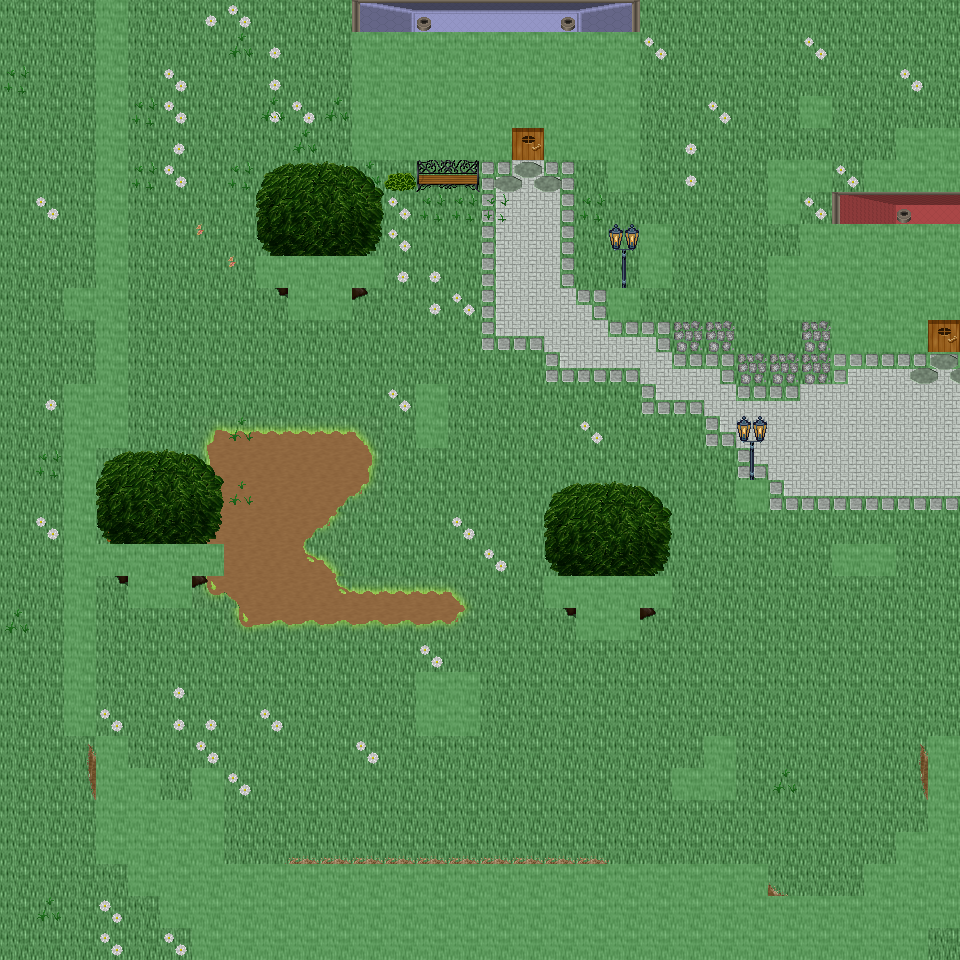

The image is a tile-based game level rendered from a .tmx file. Its description and source (layers, tilesets, objects; grid data summarised) follow:
An orthogonal 30x30 tile map with 32x32 px tiles, 6 tile layers (Ground, Object, Object2, Above, ...), 41 tilesets and 8 objects (8x mapExit).

<map version="1.0" orientation="orthogonal" renderorder="right-down" width="30" height="30" tilewidth="32" tileheight="32" nextobjectid="9">
  <tileset firstgid="1" name="tileset_ground_ground" tilewidth="32" tileheight="32" tilecount="33" columns="3">
    <image source="../drawable/tileset_ground_ground.png" width="96" height="352" />
  </tileset>
  <tileset firstgid="34" name="tileset_ground_cobbled_paving" tilewidth="32" tileheight="32" tilecount="1" columns="1">
    <image source="../drawable/tileset_ground_cobbled_paving.png" width="32" height="32" />
  </tileset>
  <tileset firstgid="35" name="tileset_plant_grasses" tilewidth="32" tileheight="32" tilecount="6" columns="3">
    <image source="../drawable/tileset_plant_grasses.png" width="96" height="64" />
  </tileset>
  <tileset firstgid="41" name="tileset_plant_flower_daisy_white" tilewidth="32" tileheight="32" tilecount="8" columns="2">
    <image source="../drawable/tileset_plant_flower_daisy_white.png" width="64" height="128" />
  </tileset>
  <tileset firstgid="49" name="tileset_ground_ridge_earth_pale" tilewidth="32" tileheight="32" tilecount="96" columns="12">
    <image source="../drawable/tileset_ground_ridge_earth_pale.png" width="384" height="256" />
  </tileset>
  <tileset firstgid="145" name="tileset_plant_leaves" tilewidth="32" tileheight="32" tilecount="8" columns="4">
    <image source="../drawable/tileset_plant_leaves.png" width="128" height="64" />
  </tileset>
  <tileset firstgid="153" name="tileset_ground_grass_edges" tilewidth="32" tileheight="32" tilecount="36" columns="12">
    <image source="../drawable/tileset_ground_grass_edges.png" width="384" height="96" />
  </tileset>
  <tileset firstgid="189" name="tileset_ground_grass_corners" tilewidth="32" tileheight="32" tilecount="24" columns="6">
    <image source="../drawable/tileset_ground_grass_corners.png" width="192" height="128" />
  </tileset>
  <tileset firstgid="213" name="tileset_building_roof_blue" tilewidth="32" tileheight="32" tilecount="20" columns="5">
    <image source="../drawable/tileset_building_roof_blue.png" width="160" height="128" />
  </tileset>
  <tileset firstgid="233" name="tileset_building_wall_wall_brown" tilewidth="32" tileheight="32" tilecount="12" columns="3">
    <image source="../drawable/tileset_building_wall_wall_brown.png" width="96" height="128" />
  </tileset>
  <tileset firstgid="245" name="tileset_plant_tree_tree_darkgreen" tilewidth="32" tileheight="32" tilecount="88" columns="8">
    <image source="../drawable/tileset_plant_tree_tree_darkgreen.png" width="256" height="352" />
  </tileset>
  <tileset firstgid="333" name="tileset_building_roof_red" tilewidth="32" tileheight="32" tilecount="20" columns="5">
    <image source="../drawable/tileset_building_roof_red.png" width="160" height="128" />
  </tileset>
  <tileset firstgid="353" name="tileset_plant_bush_bushes" tilewidth="32" tileheight="32" tilecount="10" columns="5">
    <image source="../drawable/tileset_plant_bush_bushes.png" width="160" height="64" />
  </tileset>
  <tileset firstgid="363" name="tileset_building_window_window_left" tilewidth="32" tileheight="32" tilecount="2" columns="2">
    <image source="../drawable/tileset_building_window_window_left.png" width="64" height="32" />
  </tileset>
  <tileset firstgid="365" name="tileset_building_window_window_right" tilewidth="32" tileheight="32" tilecount="2" columns="2">
    <image source="../drawable/tileset_building_window_window_right.png" width="64" height="32" />
  </tileset>
  <tileset firstgid="367" name="tileset_building_door_door_n" tilewidth="32" tileheight="32" tilecount="6" columns="3">
    <image source="../drawable/tileset_building_door_door_n.png" width="96" height="64" />
  </tileset>
  <tileset firstgid="373" name="tileset_ground_green_paving_4" tilewidth="32" tileheight="32" tilecount="3" columns="3">
    <image source="../drawable/tileset_ground_green_paving_4.png" width="96" height="32" />
  </tileset>
  <tileset firstgid="376" name="tileset_item_postbox" tilewidth="32" tileheight="32" tilecount="4" columns="2">
    <image source="../drawable/tileset_item_postbox.png" width="64" height="64" />
  </tileset>
  <tileset firstgid="380" name="tileset_plant_bush_hedge" tilewidth="32" tileheight="32" tilecount="35" columns="5">
    <image source="../drawable/tileset_plant_bush_hedge.png" width="160" height="224" />
  </tileset>
  <tileset firstgid="415" name="tileset_building_door_closed" tilewidth="32" tileheight="32" tilecount="1" columns="1">
    <image source="../drawable/tileset_building_door_closed.png" width="32" height="32" />
  </tileset>
  <tileset firstgid="416" name="tileset_building_decoration_rocks_2" tilewidth="32" tileheight="32" tilecount="2" columns="1">
    <image source="../drawable/tileset_building_decoration_rocks_2.png" width="32" height="64" />
  </tileset>
  <tileset firstgid="418" name="tileset_plant_stump_rectangular" tilewidth="32" tileheight="32" tilecount="4" columns="2">
    <image source="../drawable/tileset_plant_stump_rectangular.png" width="64" height="64" />
  </tileset>
  <tileset firstgid="422" name="tileset_plant_stump_stump_purple" tilewidth="32" tileheight="32" tilecount="4" columns="2">
    <image source="../drawable/tileset_plant_stump_stump_purple.png" width="64" height="64" />
  </tileset>
  <tileset firstgid="426" name="tileset_building_fence_fence_chunky" tilewidth="32" tileheight="32" tilecount="21" columns="3">
    <image source="../drawable/tileset_building_fence_fence_chunky.png" width="96" height="224" />
  </tileset>
  <tileset firstgid="447" name="tileset_plant_stump_small_stump" tilewidth="32" tileheight="32" tilecount="4" columns="2">
    <image source="../drawable/tileset_plant_stump_small_stump.png" width="64" height="64" />
  </tileset>
  <tileset firstgid="451" name="tileset_building_decoration_chimney" tilewidth="32" tileheight="32" tilecount="2" columns="1">
    <image source="../drawable/tileset_building_decoration_chimney.png" width="32" height="64" />
  </tileset>
  <tileset firstgid="453" name="tileset_logic_item_sheepfood" tilewidth="32" tileheight="32" tilecount="1" columns="1">
    <image source="../drawable/tileset_logic_item_sheepfood.png" width="32" height="32" />
  </tileset>
  <tileset firstgid="454" name="tileset_logic_portal" tilewidth="32" tileheight="32" tilecount="24" columns="8">
    <image source="../drawable/tileset_logic_portal.png" width="256" height="96" />
  </tileset>
  <tileset firstgid="478" name="tileset_logic_item_sign" tilewidth="32" tileheight="32" tilecount="1" columns="1">
    <image source="../drawable/tileset_logic_item_sign.png" width="32" height="32" />
  </tileset>
  <tileset firstgid="479" name="tileset_logic_creature_sheep" tilewidth="32" tileheight="32" tilecount="1" columns="1">
    <image source="../drawable/tileset_logic_creature_sheep.png" width="32" height="32" />
  </tileset>
  <tileset firstgid="480" name="tileset_logic_collision" tilewidth="32" tileheight="32" tilecount="1" columns="1">
    <image source="../drawable/tileset_logic_collision.png" width="32" height="32" />
  </tileset>
  <tileset firstgid="481" name="tileset_logic_protection" tilewidth="32" tileheight="32" tilecount="2" columns="2">
    <image source="../drawable/tileset_logic_protection.png" width="64" height="32" />
  </tileset>
  <tileset firstgid="483" name="tileset_logic_creature_rodent" tilewidth="32" tileheight="32" tilecount="8" columns="8">
    <image source="../drawable/tileset_logic_creature_rodent.png" width="256" height="32" />
  </tileset>
  <tileset firstgid="491" name="tileset_furniture_chair_bench_iron" tilewidth="32" tileheight="32" tilecount="4" columns="2">
    <image source="../drawable/tileset_furniture_chair_bench_iron.png" width="64" height="64" />
  </tileset>
  <tileset firstgid="495" name="tileset_ground_green_paving" tilewidth="32" tileheight="32" tilecount="18" columns="3">
    <image source="../drawable/tileset_ground_green_paving.png" width="96" height="192" />
  </tileset>
  <tileset firstgid="513" name="tileset_building_fence_palisade" tilewidth="32" tileheight="32" tilecount="84" columns="6">
    <image source="../drawable/tileset_building_fence_palisade.png" width="192" height="448" />
  </tileset>
  <tileset firstgid="597" name="tileset_furniture_light_lamp_blue" tilewidth="32" tileheight="32" tilecount="3" columns="1">
    <image source="../drawable/tileset_furniture_light_lamp_blue.png" width="32" height="96" />
  </tileset>
  <tileset firstgid="600" name="tileset_light_light_5x5" tilewidth="32" tileheight="32" tilecount="25" columns="5">
    <image source="../drawable/tileset_light_light_5x5.png" width="160" height="160" />
  </tileset>
  <tileset firstgid="625" name="tileset_light_dim_light_7x5" tilewidth="32" tileheight="32" tilecount="35" columns="7">
    <image source="../drawable/tileset_light_dim_light_7x5.png" width="224" height="160" />
  </tileset>
  <tileset firstgid="660" name="tileset_plant_flower_flowers_mixed" tilewidth="32" tileheight="32" tilecount="16" columns="4">
    <image source="../drawable/tileset_plant_flower_flowers_mixed.png" width="128" height="128" />
  </tileset>
  <tileset firstgid="676" name="tileset_light_door_light" tilewidth="32" tileheight="32" tilecount="12" columns="3">
    <image source="../drawable/tileset_light_door_light.png" width="96" height="128" />
  </tileset>
  <layer name="Ground" width="30" height="30">
    <data>[900 cells, 900 non-empty, 5 distinct tile ids]</data>
  </layer>
  <layer name="Object" width="30" height="30">
    <data>[900 cells, 263 non-empty, 61 distinct tile ids]</data>
  </layer>
  <layer name="Object2" width="30" height="30">
    <data>[900 cells, 124 non-empty, 41 distinct tile ids]</data>
  </layer>
  <layer name="Above" width="30" height="30">
    <data>[900 cells, 99 non-empty, 45 distinct tile ids]</data>
  </layer>
  <layer name="Above2" width="30" height="30">
    <data>[900 cells, 6 non-empty, 2 distinct tile ids]</data>
  </layer>
  <layer name="Walkable" width="30" height="30">
    <data>[900 cells, 212 non-empty, 1 distinct tile ids]</data>
  </layer>
  <objectgroup name="MapEvents">
    <object id="1" name="north" type="mapExit" x="0" y="0" width="96" height="32">
      <properties>
        <property name="map" value="level_0_x59_y21" />
        <property name="x" value="0" />
        <property name="y" value="28" />
      </properties>
    </object>
    <object id="2" name="north2" type="mapExit" x="128" y="0" width="832" height="32">
      <properties>
        <property name="map" value="level_0_x59_y21" />
        <property name="x" value="4" />
        <property name="y" value="28" />
      </properties>
    </object>
    <object id="3" name="south" type="mapExit" x="0" y="928" width="192" height="32">
      <properties>
        <property name="map" value="level_0_x59_y23" />
        <property name="x" value="0" />
        <property name="y" value="1" />
      </properties>
    </object>
    <object id="4" name="south2" type="mapExit" x="928" y="928" width="32" height="32">
      <properties>
        <property name="map" value="level_0_x59_y23" />
        <property name="x" value="29" />
        <property name="y" value="1" />
      </properties>
    </object>
    <object id="5" name="east" type="mapExit" x="928" y="0" width="32" height="128">
      <properties>
        <property name="map" value="level_0_x60_y22" />
        <property name="x" value="1" />
        <property name="y" value="0" />
      </properties>
    </object>
    <object id="6" name="east2" type="mapExit" x="928" y="192" width="32" height="32">
      <properties>
        <property name="map" value="level_0_x60_y22" />
        <property name="x" value="1" />
        <property name="y" value="6" />
      </properties>
    </object>
    <object id="7" name="east3" type="mapExit" x="928" y="320" width="32" height="416">
      <properties>
        <property name="map" value="level_0_x60_y22" />
        <property name="x" value="1" />
        <property name="y" value="10" />
      </properties>
    </object>
    <object id="8" name="east4" type="mapExit" x="928" y="928" width="32" height="32">
      <properties>
        <property name="map" value="level_0_x60_y22" />
        <property name="x" value="1" />
        <property name="y" value="29" />
      </properties>
    </object>
  </objectgroup>
</map>
